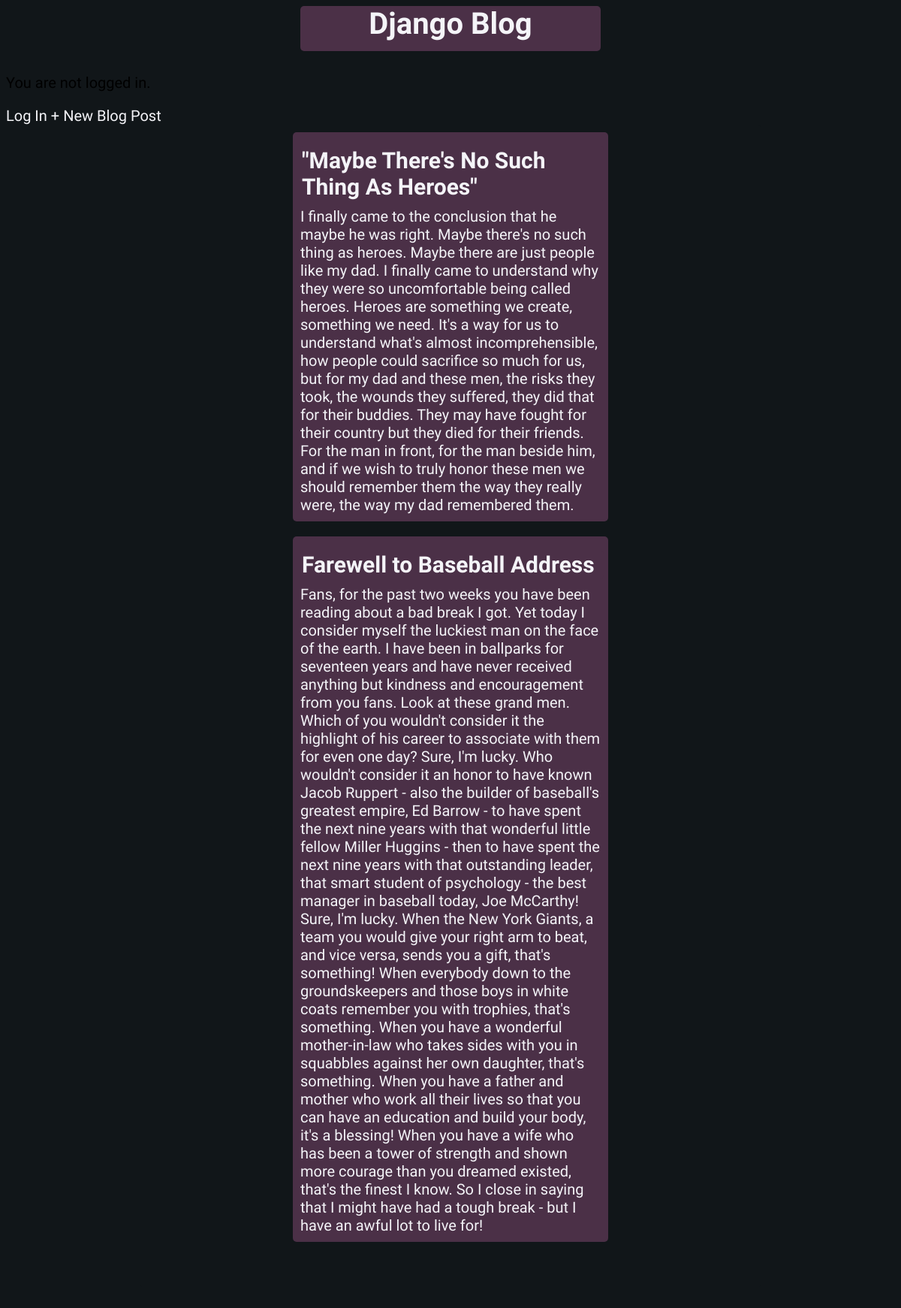
The page / on the database its author committed.
### blog/models.py (models this page shows, shortened)
class Post(models.Model):
    title = models.CharField(max_length=200) #charfield is for smaller titles like name ex: title of the blog
    author = models.ForeignKey( #foreign key is a key share in two table that might be named differantly
        'auth.User',
        on_delete=models.CASCADE,
    )
    body = models.TextField()
    smallbody = str(body)[0:200]

### blog/views.py (the view)
# urls.py: path('',BlogListView.as_view(), name='home'),
class BlogListView(ListView):
    model = Post
    template_name = 'home.html'

### templates/home.html
{% extends 'base.html' %}
{% block content %}
    {% for post in object_list %}
<body class="post-body">
    <div class="post">
        <div class="post-entry">
            <h2><a href="{% url 'post_detail' post.pk %}">{{ post.title }}</a></h2>
            <p>{{ post.body }}</p>
        </div>
    </div>
</body>
    {% endfor %}
{% endblock content %}

### templates/base.html (shortened to what this page needs)
{% load static %}
<html>
    <head>
        <link href="{% static 'css/base.css' %}" rel="stylesheet">
    </head>
    <body>
        <div class="main_header">
            <header>
            <div class="nav-left">
                <h1><a href="{% url 'home' %}">Django Blog</a></h1>
            </div>
            </header>
            <div class="nav-right">
        {% if user.is_authenticated %}
        <p>Hi {{ user.username }}!</p>
        <p><a href="{% url 'logout' %}">Log out</a></p>
        {% else %}
        <p>You are not logged in.</p>
        <a href="{% url 'login' %}">Log In</a>
        {% endif %}
            <div class="nav-right">
                <a href="{% url 'post_new' %}">+ New Blog Post</a>
            </div>
        </div>
        </div>
    <div class="changing-cont">
    {% block content %}
    {% endblock content %}
    </div>
    </body>
</html>

### blog/static/css/base.css (style rules this page uses)
body { font-family: 'Source Sans Pro', sans-serif; font-size: 20px; background-color: #111619; padding-bottom: 20px; }
header { text-align: center; padding-bottom: 10px; }
header h1, a { color: #F4F4F8; text-decoration: none; text-align: center; }
.nav-left { background-color: #4B3047; margin-right: auto; margin-left: auto; border-radius: 5px; width: 400px; height: 60px; }
.nav-right { display: inline-block; }
.changing-cont { margin:auto; vertical-align: center; background-color: #111619; padding-top: 10px; border-radius: 5px; width: 70%; padding-bottom: 40px; margin-bottom: 40px; }
.post { margin-bottom: 20px; display: block; }
.post-entry { background-color: #898F9C; margin-left: auto; margin-right: auto; padding: 20px; color: #F4F4F8; }
.post-entry h2 { margin: 0.5rem 0; }
.post-entry, h2 { background-color: #4B3047; width: 400px; border-radius: 5px; padding: 10px; }
.post-entry h2 a, .post-entry h2 a:visited { color: #F4F4F8; text-decoration: none }
.post-entry p { margin: 0; font-weight: 400; }
h2 { padding: 2px; }

### rows shown on the page
Post: title "\"Maybe There's No Such Thing As Heroes\"", body "I finally came to the conclusion that he maybe he was right. Maybe there's no such thing as heroes. Maybe there are just people like my dad. I finally came to understand why they were so uncomfortable being called heroes. Heroes are something we create, something we need. It's a way for us to understand what's almost incomprehensible, how people could sacrifice so much for us, but for my dad and these men, the risks they took, the wounds they suffered, they did that for their buddies. They may have fought for their country but they died for their friends. For the man in front, for the man beside him, and if we wish to truly honor these men we should remember them the way they really were,…"
Post: title "Farewell to Baseball Address", body "Fans, for the past two weeks you have been reading about a bad break I got. Yet today I consider myself the luckiest man on the face of the earth. I have been in ballparks for seventeen years and have never received anything but kindness and encouragement from you fans. Look at these grand men. Which of you wouldn't consider it the highlight of his career to associate with them for even one day? Sure, I'm lucky. Who wouldn't consider it an honor to have known Jacob Ruppert - also the builder of baseball's greatest empire, Ed Barrow - to have spent the next nine years with that wonderful little fellow Miller Huggins - then to have spent the next nine years with that outstanding leader, that…"
